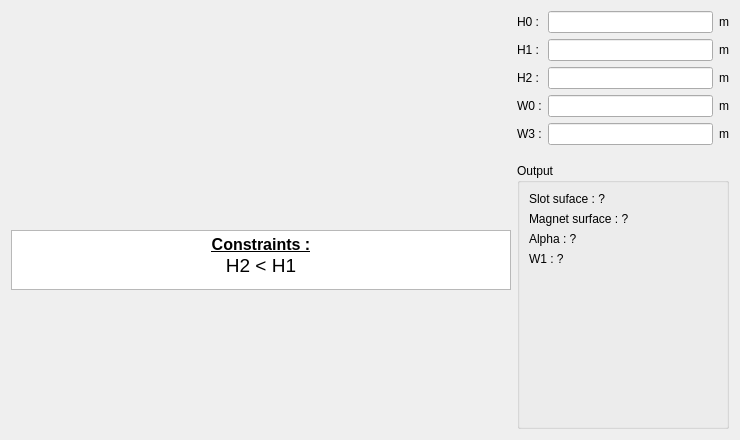
<?xml version="1.0" encoding="UTF-8"?>
<ui version="4.0">
 <class>PHoleM52</class>
 <widget class="QWidget" name="PHoleM52">
  <property name="geometry">
   <rect>
    <x>0</x>
    <y>0</y>
    <width>740</width>
    <height>440</height>
   </rect>
  </property>
  <property name="minimumSize">
   <size>
    <width>740</width>
    <height>440</height>
   </size>
  </property>
  <property name="maximumSize">
   <size>
    <width>16777215</width>
    <height>16777215</height>
   </size>
  </property>
  <property name="windowTitle">
   <string>Form</string>
  </property>
  <layout class="QHBoxLayout" name="horizontalLayout">
   <item>
    <layout class="QVBoxLayout" name="verticalLayout_3">
     <item>
      <widget class="QLabel" name="img_slot">
       <property name="sizePolicy">
        <sizepolicy hsizetype="Fixed" vsizetype="Fixed">
         <horstretch>0</horstretch>
         <verstretch>0</verstretch>
        </sizepolicy>
       </property>
       <property name="minimumSize">
        <size>
         <width>500</width>
         <height>213</height>
        </size>
       </property>
       <property name="maximumSize">
        <size>
         <width>500</width>
         <height>213</height>
        </size>
       </property>
       <property name="text">
        <string/>
       </property>
       <property name="pixmap">
        <pixmap resource="../../../../Resources/pyleecan.qrc">:/images/images/MachineSetup/WSlot/Slot_52.PNG</pixmap>
       </property>
       <property name="scaledContents">
        <bool>true</bool>
       </property>
      </widget>
     </item>
     <item>
      <widget class="QTextEdit" name="txt_constraint">
       <property name="sizePolicy">
        <sizepolicy hsizetype="Preferred" vsizetype="Fixed">
         <horstretch>0</horstretch>
         <verstretch>0</verstretch>
        </sizepolicy>
       </property>
       <property name="minimumSize">
        <size>
         <width>200</width>
         <height>0</height>
        </size>
       </property>
       <property name="maximumSize">
        <size>
         <width>16777215</width>
         <height>60</height>
        </size>
       </property>
       <property name="verticalScrollBarPolicy">
        <enum>Qt::ScrollBarAlwaysOff</enum>
       </property>
       <property name="html">
        <string>&lt;!DOCTYPE HTML PUBLIC &quot;-//W3C//DTD HTML 4.0//EN&quot; &quot;http://www.w3.org/TR/REC-html40/strict.dtd&quot;&gt;
&lt;html&gt;&lt;head&gt;&lt;meta name=&quot;qrichtext&quot; content=&quot;1&quot; /&gt;&lt;style type=&quot;text/css&quot;&gt;
p, li { white-space: pre-wrap; }
&lt;/style&gt;&lt;/head&gt;&lt;body style=&quot; font-family:'MS Shell Dlg 2'; font-size:8.25pt; font-weight:400; font-style:normal;&quot;&gt;
&lt;p align=&quot;center&quot; style=&quot; margin-top:0px; margin-bottom:0px; margin-left:0px; margin-right:0px; -qt-block-indent:0; text-indent:0px;&quot;&gt;&lt;span style=&quot; font-size:12pt; font-weight:600; text-decoration: underline;&quot;&gt;Constraints :&lt;/span&gt;&lt;/p&gt;
&lt;p align=&quot;center&quot; style=&quot; margin-top:0px; margin-bottom:0px; margin-left:0px; margin-right:0px; -qt-block-indent:0; text-indent:0px;&quot;&gt;&lt;span style=&quot; font-size:14pt;&quot;&gt;H2 &amp;lt; H1&lt;/span&gt;&lt;/p&gt;
&lt;p align=&quot;center&quot; style=&quot;-qt-paragraph-type:empty; margin-top:0px; margin-bottom:0px; margin-left:0px; margin-right:0px; -qt-block-indent:0; text-indent:0px; font-size:8pt;&quot;&gt;&lt;br /&gt;&lt;/p&gt;&lt;/body&gt;&lt;/html&gt;</string>
       </property>
       <property name="textInteractionFlags">
        <set>Qt::TextSelectableByKeyboard|Qt::TextSelectableByMouse</set>
       </property>
      </widget>
     </item>
     <item>
      <spacer name="verticalSpacer_2">
       <property name="orientation">
        <enum>Qt::Vertical</enum>
       </property>
       <property name="sizeHint" stdset="0">
        <size>
         <width>20</width>
         <height>40</height>
        </size>
       </property>
      </spacer>
     </item>
    </layout>
   </item>
   <item>
    <layout class="QVBoxLayout" name="verticalLayout_2">
     <item>
      <layout class="QGridLayout" name="gridLayout">
       <item row="4" column="0">
        <widget class="QLabel" name="in_W3">
         <property name="text">
          <string>W3 :</string>
         </property>
        </widget>
       </item>
       <item row="4" column="1">
        <widget class="FloatEdit" name="lf_W3"/>
       </item>
       <item row="4" column="2">
        <widget class="QLabel" name="unit_W3">
         <property name="text">
          <string>m</string>
         </property>
        </widget>
       </item>
       <item row="0" column="1">
        <widget class="FloatEdit" name="lf_H0"/>
       </item>
       <item row="0" column="0">
        <widget class="QLabel" name="in_H0">
         <property name="text">
          <string>H0 :</string>
         </property>
        </widget>
       </item>
       <item row="1" column="2">
        <widget class="QLabel" name="unit_H1">
         <property name="text">
          <string>m</string>
         </property>
        </widget>
       </item>
       <item row="1" column="1">
        <widget class="FloatEdit" name="lf_H1"/>
       </item>
       <item row="1" column="0">
        <widget class="QLabel" name="in_H1">
         <property name="text">
          <string>H1 :</string>
         </property>
        </widget>
       </item>
       <item row="0" column="2">
        <widget class="QLabel" name="unit_H0">
         <property name="text">
          <string>m</string>
         </property>
        </widget>
       </item>
       <item row="2" column="0">
        <widget class="QLabel" name="in_H2">
         <property name="text">
          <string>H2 :</string>
         </property>
        </widget>
       </item>
       <item row="2" column="1">
        <widget class="FloatEdit" name="lf_H2"/>
       </item>
       <item row="2" column="2">
        <widget class="QLabel" name="unit_H2">
         <property name="text">
          <string>m</string>
         </property>
        </widget>
       </item>
       <item row="3" column="0">
        <widget class="QLabel" name="in_W0">
         <property name="text">
          <string>W0 :</string>
         </property>
        </widget>
       </item>
       <item row="3" column="1">
        <widget class="FloatEdit" name="lf_W0"/>
       </item>
       <item row="3" column="2">
        <widget class="QLabel" name="unit_W0">
         <property name="text">
          <string>m</string>
         </property>
        </widget>
       </item>
      </layout>
     </item>
     <item>
      <widget class="WMatSelect" name="w_mat_0" native="true">
       <property name="minimumSize">
        <size>
         <width>100</width>
         <height>0</height>
        </size>
       </property>
      </widget>
     </item>
     <item>
      <widget class="WMatSelect" name="w_mat_1" native="true">
       <property name="minimumSize">
        <size>
         <width>100</width>
         <height>0</height>
        </size>
       </property>
      </widget>
     </item>
     <item>
      <widget class="QGroupBox" name="g_output">
       <property name="minimumSize">
        <size>
         <width>200</width>
         <height>0</height>
        </size>
       </property>
       <property name="title">
        <string>Output</string>
       </property>
       <layout class="QVBoxLayout" name="verticalLayout">
        <item>
         <widget class="QLabel" name="out_slot_surface">
          <property name="text">
           <string>Slot suface : ?</string>
          </property>
         </widget>
        </item>
        <item>
         <widget class="QLabel" name="out_magnet_surface">
          <property name="text">
           <string>Magnet surface : ?</string>
          </property>
         </widget>
        </item>
        <item>
         <widget class="QLabel" name="out_alpha">
          <property name="text">
           <string>Alpha : ?</string>
          </property>
         </widget>
        </item>
        <item>
         <widget class="QLabel" name="out_W1">
          <property name="text">
           <string>W1 : ?</string>
          </property>
         </widget>
        </item>
        <item>
         <spacer name="verticalSpacer">
          <property name="orientation">
           <enum>Qt::Vertical</enum>
          </property>
          <property name="sizeHint" stdset="0">
           <size>
            <width>20</width>
            <height>40</height>
           </size>
          </property>
         </spacer>
        </item>
       </layout>
      </widget>
     </item>
    </layout>
   </item>
  </layout>
 </widget>
 <customwidgets>
  <customwidget>
   <class>FloatEdit</class>
   <extends>QLineEdit</extends>
   <header>pyleecan/GUI/Tools/FloatEdit.h</header>
  </customwidget>
  <customwidget>
   <class>WMatSelect</class>
   <extends>QWidget</extends>
   <header>pyleecan.GUI.Dialog.DMatLib.WMatSelect.WMatSelect.h</header>
   <container>1</container>
  </customwidget>
 </customwidgets>
 <tabstops>
  <tabstop>lf_H0</tabstop>
  <tabstop>lf_H1</tabstop>
  <tabstop>lf_H2</tabstop>
  <tabstop>lf_W0</tabstop>
  <tabstop>lf_W3</tabstop>
  <tabstop>txt_constraint</tabstop>
 </tabstops>
 <resources>
  <include location="../../../../Resources/pyleecan.qrc"/>
  <include location="../../../../Resources/pyleecan.qrc"/>
  <include location="../../../../Resources/pyleecan.qrc"/>
 </resources>
 <connections/>
</ui>
